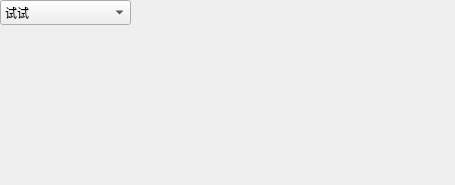
<?xml version="1.0" encoding="UTF-8"?>
<ui version="4.0">
 <class>FaultLocation</class>
 <widget class="QWidget" name="FaultLocation">
  <property name="geometry">
   <rect>
    <x>0</x>
    <y>0</y>
    <width>455</width>
    <height>185</height>
   </rect>
  </property>
  <property name="windowTitle">
   <string>Form</string>
  </property>
  <widget class="QComboBox" name="comboBox">
   <property name="geometry">
    <rect>
     <x>0</x>
     <y>0</y>
     <width>131</width>
     <height>25</height>
    </rect>
   </property>
   <item>
    <property name="text">
     <string>试试</string>
    </property>
   </item>
   <item>
    <property name="text">
     <string>再试试</string>
    </property>
   </item>
   <item>
    <property name="text">
     <string>3</string>
    </property>
   </item>
   <item>
    <property name="text">
     <string>4</string>
    </property>
   </item>
  </widget>
  <widget class="QwtCompass" name="Compass" native="true">
   <property name="geometry">
    <rect>
     <x>90</x>
     <y>30</y>
     <width>281</width>
     <height>271</height>
    </rect>
   </property>
   <property name="lineWidth" stdset="0">
    <number>4</number>
   </property>
   <property name="origin" stdset="0">
    <double>270.000000000000000</double>
   </property>
   <property name="minScaleArc" stdset="0">
    <double>0.000000000000000</double>
   </property>
   <property name="maxScaleArc" stdset="0">
    <double>360.000000000000000</double>
   </property>
  </widget>
 </widget>
 <customwidgets>
  <customwidget>
   <class>QwtDial</class>
   <extends>QWidget</extends>
   <header>qwt_dial.h</header>
  </customwidget>
  <customwidget>
   <class>QwtCompass</class>
   <extends>QwtDial</extends>
   <header>qwt_compass.h</header>
  </customwidget>
 </customwidgets>
 <resources/>
 <connections/>
</ui>
